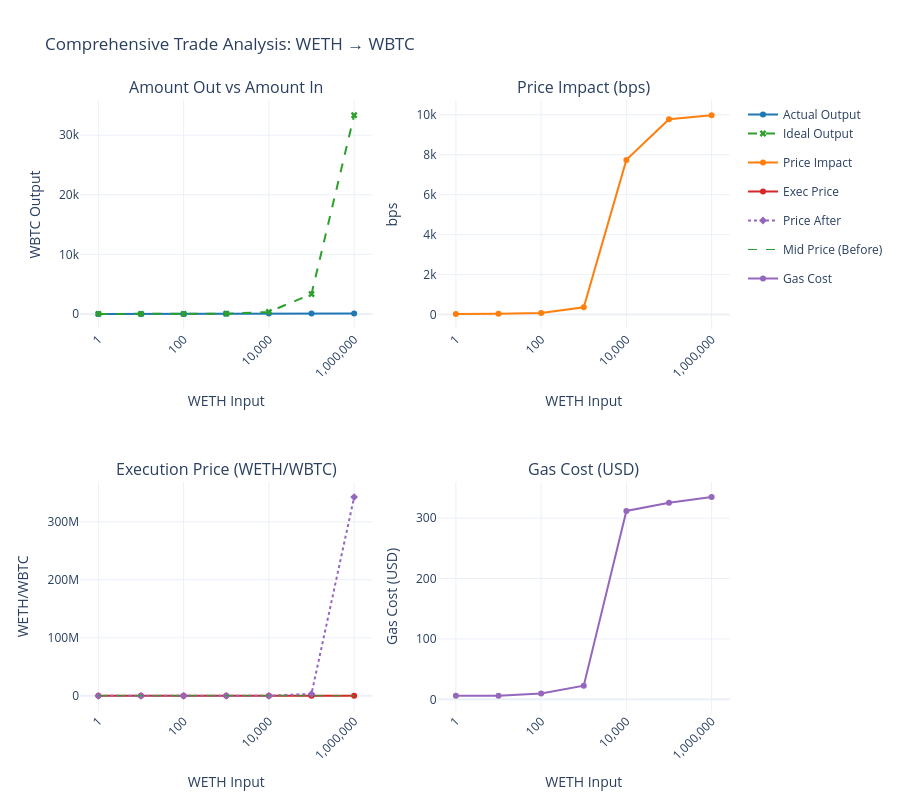

The cell this chart's notebook holds for it:
### Markdown cell above
### Combined Analysis

### Code cell
fig4 = plot_combined_analysis(df, token_in_symbol, token_out_symbol)
fig4.show()

### Figure 1 — Plotly figure (JSON) as saved in the notebook; plotly's stock layout.template omitted (floating-point values rounded to 4 significant figures)
{"data": [{"legendgroup": "output", "line": {"color": "#1f77b4", "width": 2}, "mode": "lines+markers", "name": "Actual Output", "type": "scatter", "x": [1, 10, 100, 1000, 10000, 100000, 1000000], "xaxis": "x", "y": [0.03325, 0.3324, 3.309, 32.15, 75.36, 75.7, 75.73], "yaxis": "y"}, {"legendgroup": "output", "line": {"color": "#2ca02c", "dash": "dash", "width": 2}, "marker": {"size": 6, "symbol": "x"}, "mode": "lines+markers", "name": "Ideal Output", "type": "scatter", "x": [1, 10, 100, 1000, 10000, 100000, 1000000], "xaxis": "x", "y": [0.03336, 0.3336, 3.336, 33.36, 333.6, 3336.0, 33360.0], "yaxis": "y"}, {"line": {"color": "#ff7f0e", "width": 2}, "mode": "lines+markers", "name": "Price Impact", "type": "scatter", "x": [1, 10, 100, 1000, 10000, 100000, 1000000], "xaxis": "x2", "y": [30.48, 34.76, 79.32, 362.3, 7741.0, 9773.0, 9977.0], "yaxis": "y2"}, {"line": {"color": "#d62728", "width": 2}, "mode": "lines+markers", "name": "Exec Price", "type": "scatter", "x": [1, 10, 100, 1000, 10000, 100000, 1000000], "xaxis": "x3", "y": [30.07, 30.08, 30.22, 31.11, 132.7, 1321.0, 13210.0], "yaxis": "y3"}, {"line": {"color": "#9467bd", "dash": "dot", "width": 2}, "marker": {"size": 6, "symbol": "diamond"}, "mode": "lines+markers", "name": "Price After", "type": "scatter", "x": [1, 10, 100, 1000, 10000, 100000, 1000000], "xaxis": "x3", "y": [29.98, 30.01, 30.28, 31.73, 21700.0, 3292000.0, 342700000.0], "yaxis": "y3"}, {"line": {"color": "#2ca02c", "dash": "dash", "width": 1}, "mode": "lines", "name": "Mid Price (Before)", "type": "scatter", "x": [1, 10, 100, 1000, 10000, 100000, 1000000], "xaxis": "x3", "y": [29.98, 29.98, 29.98, 29.98, 29.98, 29.98, 29.98], "yaxis": "y3"}, {"hovertemplate": "<b>Trade Size:</b> %{x:,.0f} WETH<br><b>Gas Cost:</b> $%{y:.2f}<br><extra></extra>", "line": {"color": "#9467bd", "width": 2}, "mode": "lines+markers", "name": "Gas Cost", "type": "scatter", "x": [1, 10, 100, 1000, 10000, 100000, 1000000], "xaxis": "x4", "y": [5.84, 5.841, 9.474, 22.63, 311.9, 325.4, 334.9], "yaxis": "y4"}], "layout": {"annotations": [{"font": {"size": 16}, "showarrow": false, "text": "Amount Out vs Amount In", "x": 0.225, "xanchor": "center", "xref": "paper", "y": 1, "yanchor": "bottom", "yref": "paper"}, {"font": {"size": 16}, "showarrow": false, "text": "Price Impact (bps)", "x": 0.775, "xanchor": "center", "xref": "paper", "y": 1, "yanchor": "bottom", "yref": "paper"}, {"font": {"size": 16}, "showarrow": false, "text": "Execution Price (WETH/WBTC)", "x": 0.225, "xanchor": "center", "xref": "paper", "y": 0.375, "yanchor": "bottom", "yref": "paper"}, {"font": {"size": 16}, "showarrow": false, "text": "Gas Cost (USD)", "x": 0.775, "xanchor": "center", "xref": "paper", "y": 0.375, "yanchor": "bottom", "yref": "paper"}], "height": 800, "showlegend": true, "title": {"text": "Comprehensive Trade Analysis: WETH → WBTC"}, "xaxis": {"anchor": "y", "domain": [0, 0.45], "tickangle": -45, "tickformat": ",.0f", "title": {"text": "WETH Input"}, "type": "log"}, "xaxis2": {"anchor": "y2", "domain": [0.55, 1], "tickangle": -45, "tickformat": ",.0f", "title": {"text": "WETH Input"}, "type": "log"}, "xaxis3": {"anchor": "y3", "domain": [0, 0.45], "tickangle": -45, "tickformat": ",.0f", "title": {"text": "WETH Input"}, "type": "log"}, "xaxis4": {"anchor": "y4", "domain": [0.55, 1], "tickangle": -45, "tickformat": ",.0f", "title": {"text": "WETH Input"}, "type": "log"}, "yaxis": {"anchor": "x", "domain": [0.625, 1], "title": {"text": "WBTC Output"}}, "yaxis2": {"anchor": "x2", "domain": [0.625, 1], "title": {"text": "bps"}}, "yaxis3": {"anchor": "x3", "domain": [0, 0.375], "title": {"text": "WETH/WBTC"}}, "yaxis4": {"anchor": "x4", "domain": [0, 0.375], "title": {"text": "Gas Cost (USD)"}}}}
